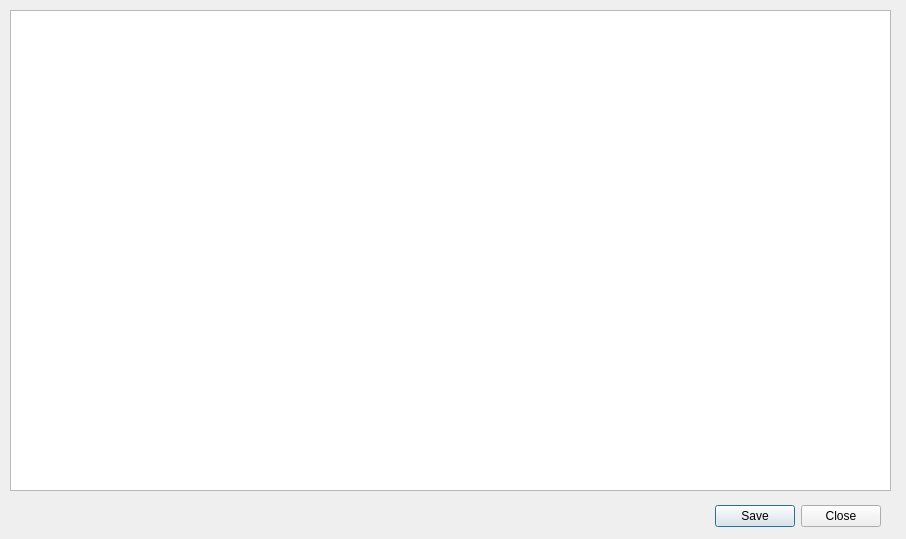
<?xml version="1.0" encoding="UTF-8"?>
<ui version="4.0">
 <class>Operaciones</class>
 <widget class="QDialog" name="Operaciones">
  <property name="geometry">
   <rect>
    <x>0</x>
    <y>0</y>
    <width>906</width>
    <height>539</height>
   </rect>
  </property>
  <property name="windowTitle">
   <string>Operaciones</string>
  </property>
  <widget class="QDialogButtonBox" name="buttonBox">
   <property name="geometry">
    <rect>
     <x>540</x>
     <y>500</y>
     <width>341</width>
     <height>32</height>
    </rect>
   </property>
   <property name="orientation">
    <enum>Qt::Horizontal</enum>
   </property>
   <property name="standardButtons">
    <set>QDialogButtonBox::Close|QDialogButtonBox::Save</set>
   </property>
  </widget>
  <widget class="QTableWidget" name="op_table">
   <property name="geometry">
    <rect>
     <x>10</x>
     <y>10</y>
     <width>881</width>
     <height>481</height>
    </rect>
   </property>
   <property name="contextMenuPolicy">
    <enum>Qt::NoContextMenu</enum>
   </property>
   <property name="editTriggers">
    <set>QAbstractItemView::NoEditTriggers</set>
   </property>
   <property name="gridStyle">
    <enum>Qt::NoPen</enum>
   </property>
   <property name="sortingEnabled">
    <bool>true</bool>
   </property>
  </widget>
 </widget>
 <resources/>
 <connections>
  <connection>
   <sender>buttonBox</sender>
   <signal>accepted()</signal>
   <receiver>Operaciones</receiver>
   <slot>accept()</slot>
   <hints>
    <hint type="sourcelabel">
     <x>248</x>
     <y>254</y>
    </hint>
    <hint type="destinationlabel">
     <x>157</x>
     <y>274</y>
    </hint>
   </hints>
  </connection>
  <connection>
   <sender>buttonBox</sender>
   <signal>rejected()</signal>
   <receiver>Operaciones</receiver>
   <slot>reject()</slot>
   <hints>
    <hint type="sourcelabel">
     <x>316</x>
     <y>260</y>
    </hint>
    <hint type="destinationlabel">
     <x>286</x>
     <y>274</y>
    </hint>
   </hints>
  </connection>
 </connections>
</ui>
